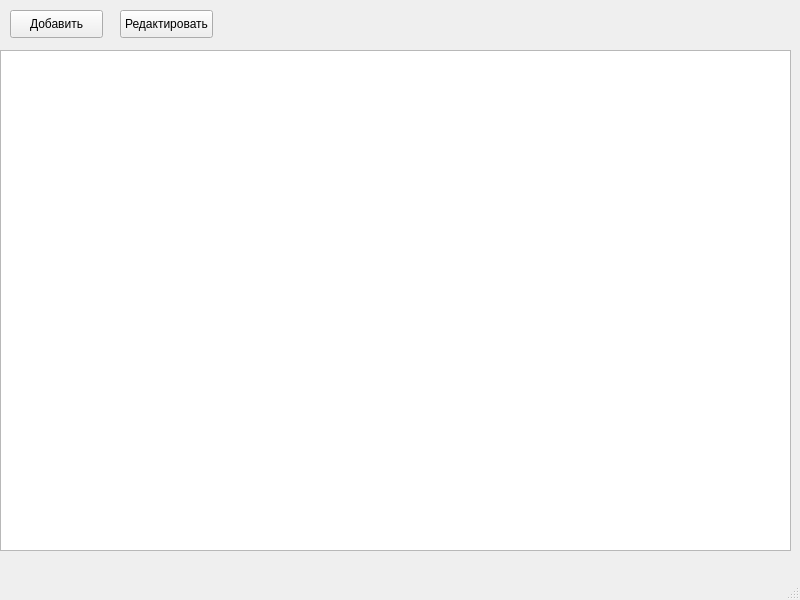
<?xml version="1.0" encoding="UTF-8"?>
<ui version="4.0">
 <class>MainWindow</class>
 <widget class="QMainWindow" name="MainWindow">
  <property name="geometry">
   <rect>
    <x>0</x>
    <y>0</y>
    <width>800</width>
    <height>600</height>
   </rect>
  </property>
  <property name="windowTitle">
   <string>MainWindow</string>
  </property>
  <widget class="QWidget" name="centralwidget">
   <widget class="QTableWidget" name="tableWidget">
    <property name="geometry">
     <rect>
      <x>0</x>
      <y>50</y>
      <width>791</width>
      <height>501</height>
     </rect>
    </property>
   </widget>
   <widget class="QPushButton" name="add_btn">
    <property name="geometry">
     <rect>
      <x>10</x>
      <y>10</y>
      <width>93</width>
      <height>28</height>
     </rect>
    </property>
    <property name="text">
     <string>Добавить</string>
    </property>
   </widget>
   <widget class="QPushButton" name="edit_btn">
    <property name="geometry">
     <rect>
      <x>120</x>
      <y>10</y>
      <width>93</width>
      <height>28</height>
     </rect>
    </property>
    <property name="text">
     <string>Редактировать</string>
    </property>
   </widget>
  </widget>
  <widget class="QMenuBar" name="menubar">
   <property name="geometry">
    <rect>
     <x>0</x>
     <y>0</y>
     <width>800</width>
     <height>25</height>
    </rect>
   </property>
  </widget>
  <widget class="QStatusBar" name="statusbar"/>
 </widget>
 <resources/>
 <connections/>
</ui>
